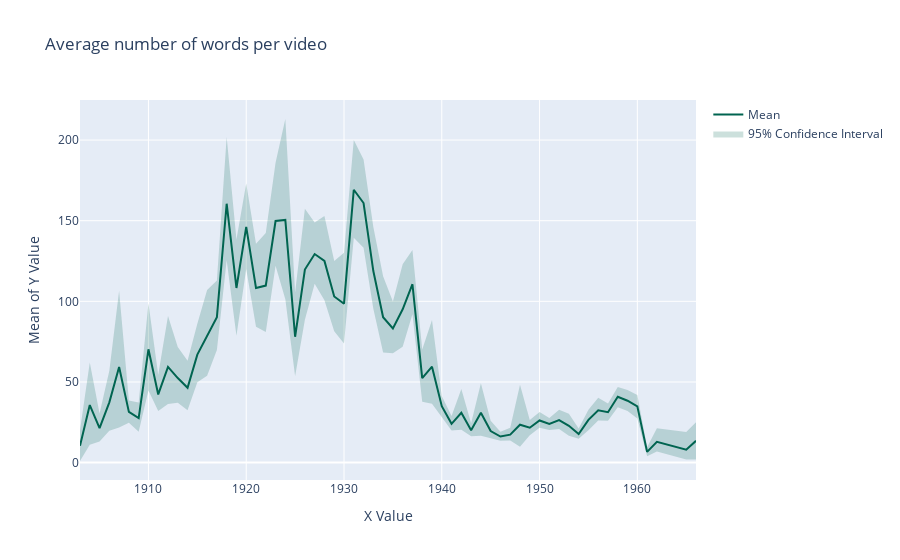

Notebook source saved alongside this figure:
### Code cell
plot_with_ci('num_words', title='Average number of words per video')
